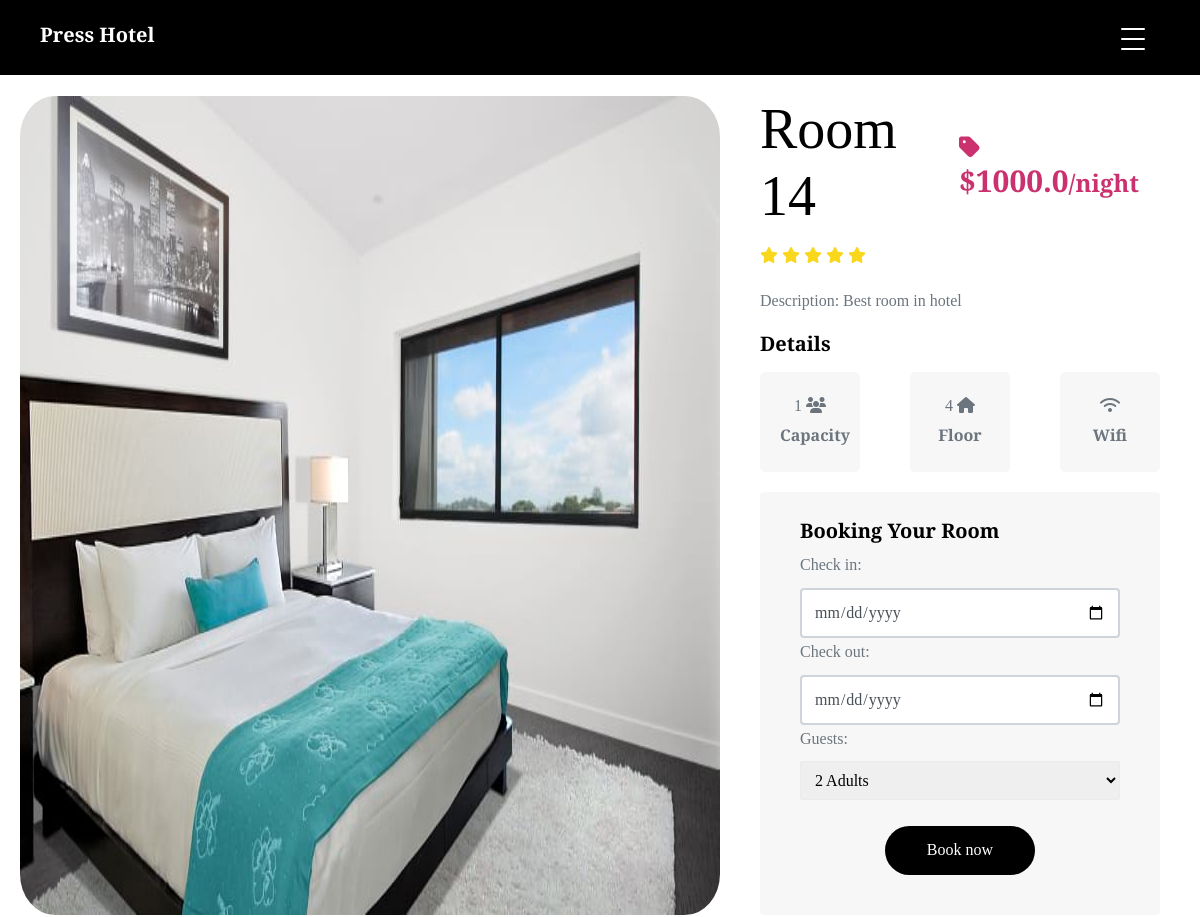
The page /room/2 (signed in, upper part) on the database as committed earlier.
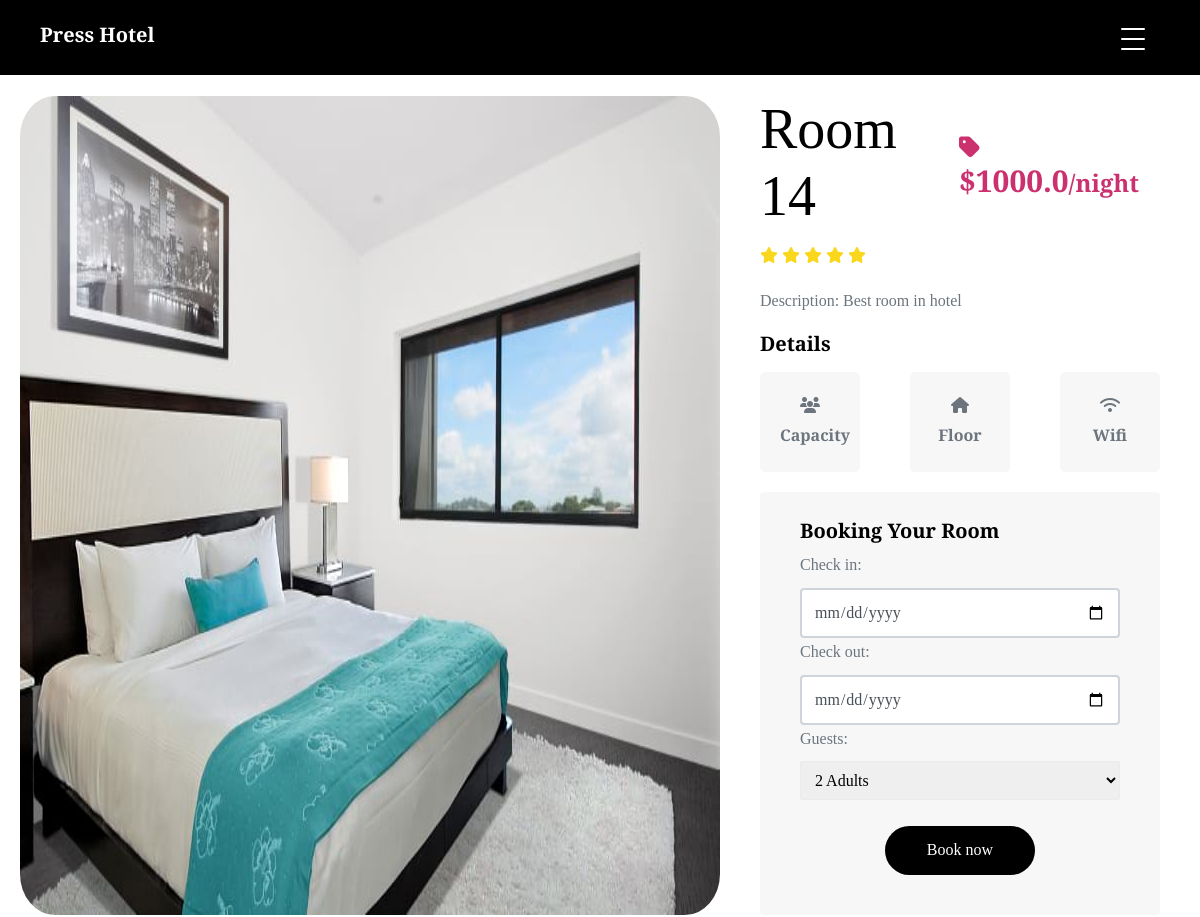
The same page on the database as committed later.
### model.py (models this page shows)
class Room(Base):
    __tablename__ = 'rooms'
    id = Column(Integer, primary_key=True)
    room_number = Column(String(50), nullable=False)
    price = Column(Float, nullable=False)
    floor = Column(String(10), nullable=False)
    capacity = Column(Integer, nullable=False, default=1)
    image = Column(String(50), nullable=False)
    description = Column(String(1000), nullable=False)
    available = Column(Integer, nullable=False, default=1) # 0 = not available, 1 = available
    average_rating = Column(Float, nullable=False, default=0)

### user_route.py (the view)
@user_route.route('/room/<int:room_id>', methods=['GET'])
def room(room_id):
    with app.app_context():
        if not session.get('logged_in'):
            return redirect(url_for('authenticate_route.login'))
        else:
            room = get_room_by_id(room_id)
            reviews = get_reviews_by_room_id(room_id)
            message = request.args.get('message')
            error = request.args.get('error')
            return render_template('user_room.html', room=room, reviews=reviews, message=message, error=error)

### controller.py (called while the page is built)
def get_room_by_id(room_id):
    session = DBSession()
    room = session.query(Room).get(room_id)
    session.close()
    return room

def get_reviews_by_room_id(room_id):
    session = DBSession()
    reviews = session.query(Review).filter_by(room_id=room_id).all()
    review_with_name = []
    for review in reviews:
        user = session.query(User).get(review.user_id)
        review.name = user.username if user.friendly_name == "" else user.friendly_name
        review_with_name.append(review)
    session.close()
    return review_with_name

### templates/user_room.html (shortened to what the changed rows need)
{% extends "base.html" %}
{% block header %}
<link rel="stylesheet" href="{{ url_for('static', filename='css/login_room_style.css') }}">
{% endblock %}
{% block body %}
<div class="container-fluid px-md-0 mt-5 pt-5">
  <div class="row no-gutters align-items-stretch">
    <div class="col-md-7 img-wrap">
      <img class="user-room" src="{{ url_for('static', filename='images/' + room.image) }}" alt="room image" width="100%" height="100%">
    </div>
    <div class="col-md-4 content-wrap">
        <div class="box-top mb-1">
          <h3 class="display-4">Room {{ room.room_number }}</h3>
          <h4 class="room-price font-weight-bold"><i class="fa fa-tag" aria-hidden="true"></i><span class="price"> ${{ room.price }}</span>/night</h4>
        </div>
        <div class="room-exerpt">
          <p><span>Description: <span>{{ room.description }}</p>
          <div class="mt-1 detail">
            <div class="">
              <div class="m-auto text-center amenties">
                <p class="mb-0">{{ room.capacity }} <i width="50%" class="fas fa-users"></i></p>
                <p class="font-weight-bold">Capacity</p>
              </div>
            </div>
            <div class="">
              <div class="m-auto text-center amenties">
                <p class="mb-0">{{ room.floor }} <i width="50%" class="fas fa-home"></i></p>
                <p class="font-weight-bold">Floor</p>
              </div>
            </div>
          </div>
        </div>
    </div>
    </div>
</div>
{% endblock %}

Rows that differ between the two databases and show on the page:
changed Room "Best room in hotel": capacity "1" → (not shown); floor "4" → (not shown)
